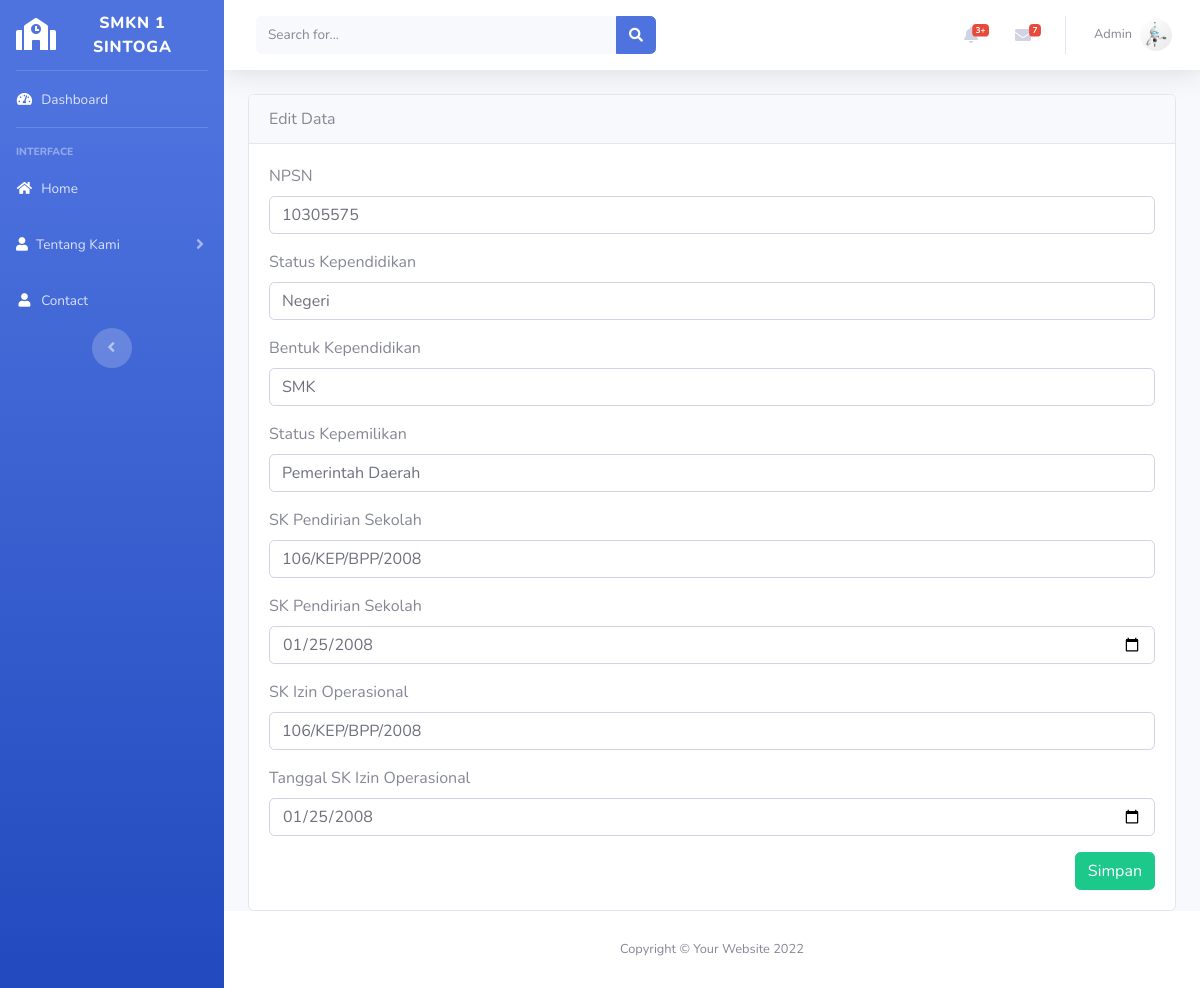
/backend/index.php?page=Profil1/edit&id_pf=1 (signed in), run on the app's committed database.
### tables this page shows
CREATE TABLE `tb_profile2` (
  `id_pf` int(5) NOT NULL,
  `npsn` int(30) NOT NULL,
  `status` varchar(20) NOT NULL,
  `pendidikan` varchar(20) NOT NULL,
  `kepemilikan` varchar(25) NOT NULL,
  `sk_pendirian` char(25) NOT NULL,
  `tanggal_sk_pendirian` date NOT NULL,
  `sk_izin` char(25) NOT NULL,
  `tanggal_sk_izin` date NOT NULL
);

### backend/Profil1/edit.php (the view, shortened to what this page needs)
<?php
$id_pf = $_GET['id_pf'];
$edit = $koneksi->query("SELECT * FROM `tb_profile2` WHERE id_pf = '$id_pf'")->fetch_assoc();
?>
<div class="card">
    <div class="card-header">
        Edit Data
    </div>
    <div class="card-body">
        <form action="?page=Profil1/aksi_edit" method="POST">
            <div class="form-group">
                <label for="npsn">NPSN</label>
                <input type="text" class="form-control" name="npsn" value="<?= $edit['npsn'] ?> ">
            </div>
            <div class="form-group">
                <label for="status">Status Kependidikan</label>
                <input type="text" class="form-control" name="status" value="<?= $edit['status'] ?> ">
            </div>
            <div class="form-group">
                <label for="pendidikan">Bentuk Kependidikan</label>
                <input type="text" class="form-control" name="pendidikan" value="<?= $edit['pendidikan'] ?>">
            </div>
            <div class="form-group">
                <label for="kepemilikan">Status Kepemilikan</label>
                <input type="text" name="kepemilikan" class="form-control" value="<?= $edit['kepemilikan'] ?>">
            </div>
            <div class="form-group">
                <label for="sk_pendirian">SK Pendirian Sekolah</label>
                <input type="text" name="sk_pendirian" class="form-control" value="<?= $edit['sk_pendirian'] ?>">
            </div>
            <div class="form-group">
                <label for="tanggal_sk_pendirian">SK Pendirian Sekolah</label>
                <input type="date" name="tanggal_sk_pendirian" class="form-control" value="<?= $edit['tanggal_sk_pendirian'] ?>">
            </div>
            <div class="form-group">
                <label for="sk_izin">SK Izin Operasional</label>
                <input type="text" name="sk_izin" class="form-control" value="<?= $edit['sk_izin'] ?>">
            </div>
            <div class="form-group">
                <label for="tanggal_sk_izin">Tanggal SK Izin Operasional</label>
                <input type="date" name="tanggal_sk_izin" class="form-control" value="<?= $edit['tanggal_sk_izin'] ?>">
            </div>
        <div align="right">
            <button type="submit" class="btn btn-success">Simpan</button>
        </div>
        </form>
    </div>
</div>

### data on the page
tb_profile2: npsn "10305575", status "Negeri", pendidikan "SMK", kepemilikan "Pemerintah Daerah", sk_pendirian "106/KEP/BPP/2008", tanggal_sk_pendirian "01/25/2008", sk_izin "106/KEP/BPP/2008", tanggal_sk_izin "01/25/2008"

### other printed values
$_SESSION['username'] "Admin"
